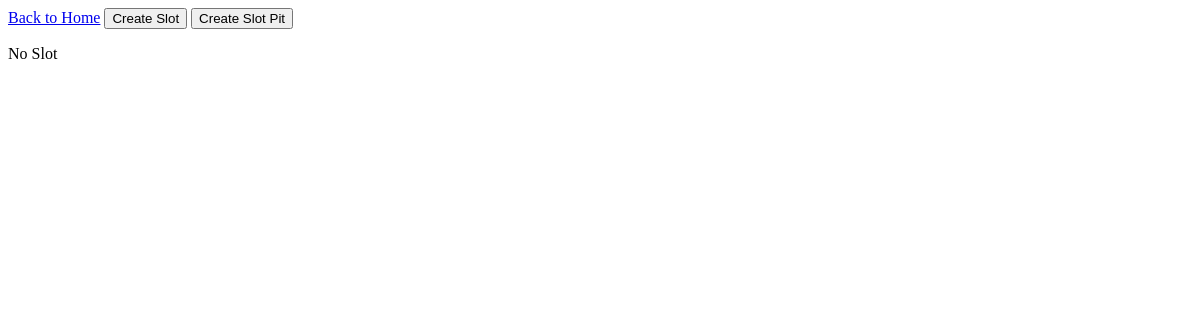
Before: /slot/ with the older database file.
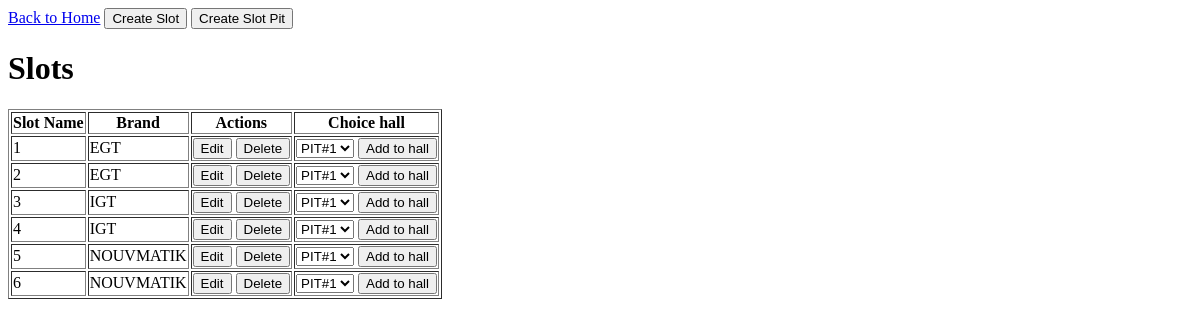
After: the same page with the newer database file.
### slot/models.py (models this page shows, shortened)
class SlotMachine(models.Model):
    name = models.CharField(max_length=255)
    brand = models.CharField(max_length=255)
    money_amount = models.DecimalField(max_digits=10, decimal_places=2, default=0)
    date_created = models.DateTimeField(default=timezone.now)
    date_edited = models.DateTimeField(null=True, blank=True)
    date_deleted = models.DateTimeField(null=True, blank=True)

### slot/views.py (the view)
# urls.py: path('', all_slot, name='all_slot'),
def all_slot(request):
    slots = SlotMachine.objects.all().order_by('brand')
    halls = Hall.objects.prefetch_related('slot_machines').all()
    return render(request, 'slot/slots.html', {'slots': slots, 'halls': halls})

### slot/templates/slot/slots.html (shortened to what this page needs)
<!DOCTYPE html>
<html>
<head>
</head>
<body>
    <a href="{% url 'home' %}">Back to Home</a>
    <button onclick="window.location.href='{% url 'create' %}'">Create Slot</button>
    <button onclick="window.location.href='{% url 'create_pit' %}'">Create Slot Pit</button>
        {% if slots %}
        <h1>Slots</h1>
        <table border="1">
            <thead>
                <tr>
                    <th>Slot Name</th>
                    <th>Brand</th>
                    <th>Actions</th>
                    <th>Choice hall</th>
                </tr>
            </thead>
            <tbody>
            {% for slot in slots %}
                <tr>
                    <td>{{ slot.name }}</td>
                    <td>{{ slot.brand }}</td>
                    <td>
                        <a href="{% url 'edit' slot.id %}"><button>Edit</button></a>
                        <a href="{% url 'delete' slot.id %}"><button>Delete</button></a>
                    </td>
                    <td>
                        <form action="{% url 'add_slot_to_pit' %}" method="post">
                            <select name="hall" id="hall" required>
                                {% for hall in halls %}
                                <option value="{{ hall.id }}">{{ hall.name }}</option>
                                {% endfor %}
                            </select>
                            <button type="submit">Add to hall</button>
                        </form>
                    </td>
                </tr>
            {% endfor %}
            </tbody>
        </table>
        {% else %}
            <p>No Slot</p>
        {% endif %}
</body>
</html>

Changed rows visible on the page:
added SlotMachine: name "1", brand "EGT"
added SlotMachine: name "2", brand "EGT"
added SlotMachine: name "3", brand "IGT"
added SlotMachine: name "4", brand "IGT"
added SlotMachine: name "5", brand "NOUVMATIK"
added SlotMachine: name "6", brand "NOUVMATIK"
Other visible differences:
text no longer shown: "No Slot"
text now shown: "Slots Slot Name Brand Actions Choice hall"
